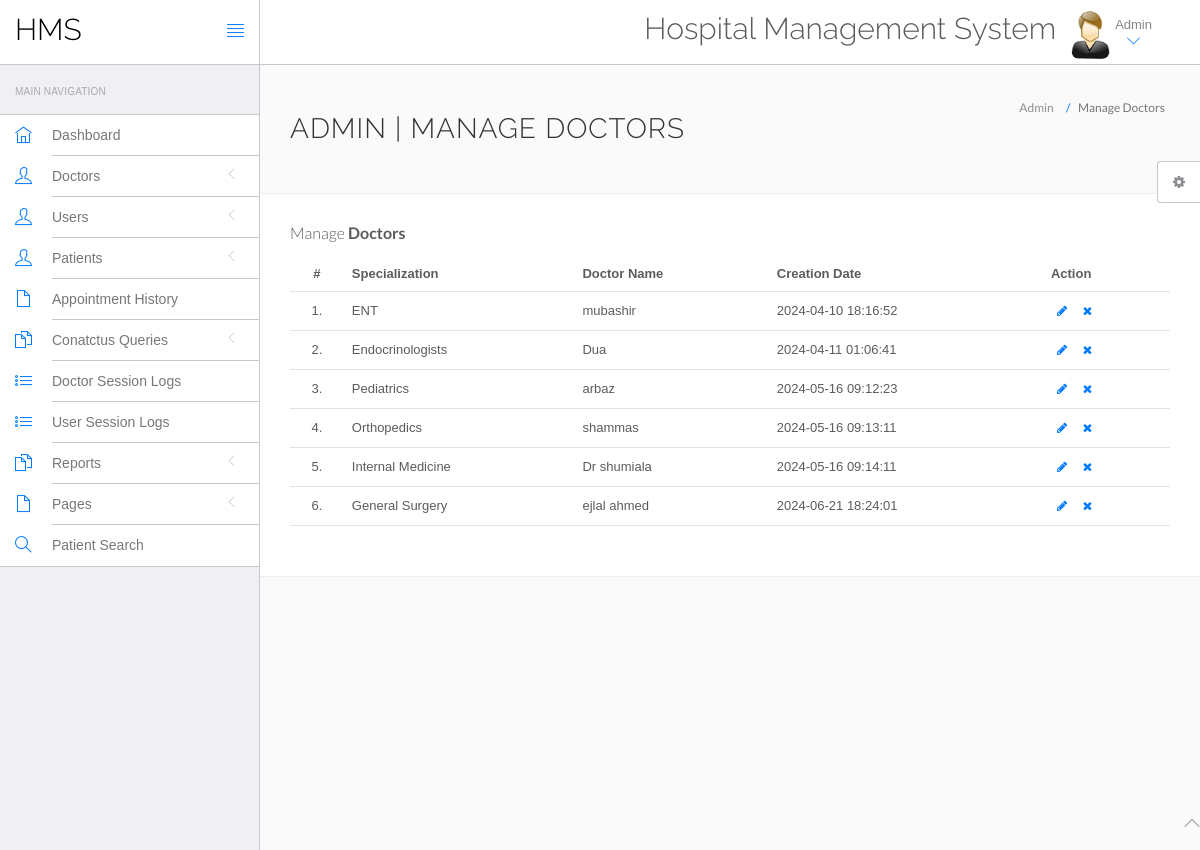
The page /hospital/hms/admin/manage-doctors.php (signed in) on the database its author committed.
### tables this page shows
CREATE TABLE `doctors` (
  `id` int(11) NOT NULL,
  `specilization` varchar(255) DEFAULT NULL,
  `doctorName` varchar(255) DEFAULT NULL,
  `address` longtext DEFAULT NULL,
  `docFees` varchar(255) DEFAULT NULL,
  `contactno` bigint(11) DEFAULT NULL,
  `docEmail` varchar(255) DEFAULT NULL,
  `password` varchar(255) DEFAULT NULL,
  `creationDate` timestamp NULL DEFAULT current_timestamp(),
  `updationDate` timestamp NULL DEFAULT NULL ON UPDATE current_timestamp()
);

### hospital/hms/admin/manage-doctors.php (the view, shortened to what this page needs)
<?php
include('include/config.php');
if(strlen($_SESSION['id']==0)) {
 header('location:logout.php');
  } else{
?>
<!DOCTYPE html>
<html lang="en">
	<head>
		<link rel="stylesheet" href="vendor/bootstrap/css/bootstrap.min.css">
		<link rel="stylesheet" href="vendor/fontawesome/css/font-awesome.min.css">
		<link rel="stylesheet" href="vendor/themify-icons/themify-icons.min.css">
		<link href="vendor/animate.css/animate.min.css" rel="stylesheet" media="screen">
		<link href="vendor/perfect-scrollbar/perfect-scrollbar.min.css" rel="stylesheet" media="screen">
		<link href="vendor/switchery/switchery.min.css" rel="stylesheet" media="screen">
		<link href="vendor/bootstrap-touchspin/jquery.bootstrap-touchspin.min.css" rel="stylesheet" media="screen">
		<link href="vendor/select2/select2.min.css" rel="stylesheet" media="screen">
		<link href="vendor/bootstrap-datepicker/bootstrap-datepicker3.standalone.min.css" rel="stylesheet" media="screen">
		<link href="vendor/bootstrap-timepicker/bootstrap-timepicker.min.css" rel="stylesheet" media="screen">
		<link rel="stylesheet" href="assets/css/styles.css">
		<link rel="stylesheet" href="assets/css/plugins.css">
		<link rel="stylesheet" href="assets/css/themes/theme-1.css" id="skin_color" />
	</head>
	<body>
		<div id="app">
<?php include('include/sidebar.php');?>
			<div class="app-content">
						<?php include('include/header.php');?>
				<div class="main-content" >
					<div class="wrap-content container" id="container">
						<section id="page-title">
							<div class="row">
								<div class="col-sm-8">
									<h1 class="mainTitle">Admin | Manage Doctors</h1>
																	</div>
								<ol class="breadcrumb">
									<li>
										<span>Admin</span>
									</li>
									<li class="active">
										<span>Manage Doctors</span>
									</li>
								</ol>
							</div>
						</section>
						<div class="container-fluid container-fullw bg-white">
									<div class="row">
								<div class="col-md-12">
									<h5 class="over-title margin-bottom-15">Manage <span class="text-bold">Doctors</span></h5>
									<table class="table table-hover" id="sample-table-1">
										<thead>
											<tr>
												<th class="center">#</th>
												<th>Specialization</th>
												<th class="hidden-xs">Doctor Name</th>
												<th>Creation Date </th>
												<th>Action</th>
											</tr>
										</thead>
										<tbody>
<?php
$sql=mysqli_query($con,"select * from doctors");
$cnt=1;
while($row=mysqli_fetch_array($sql))
{
?>
											<tr>
												<td class="center"><?php echo $cnt;?>.</td>
												<td class="hidden-xs"><?php echo $row['specilization'];?></td>
												<td><?php echo $row['doctorName'];?></td>
												<td><?php echo $row['creationDate'];?>
												</td>
												<td >
												<div class="visible-md visible-lg hidden-sm hidden-xs">
							<a href="edit-doctor.php?id=<?php echo $row['id'];?>" class="btn btn-transparent btn-xs" tooltip-placement="top" tooltip="Edit"><i class="fa fa-pencil"></i></a>
	<a href="manage-doctors.php?id=<?php echo $row['id']?>&del=delete" onClick="return confirm('Are you sure you want to delete?')"class="btn btn-transparent btn-xs tooltips" tooltip-placement="top" tooltip="Remove"><i class="fa fa-times fa fa-white"></i></a>
												</div>
												</td>
											</tr>
											<?php
$cnt=$cnt+1;
											 }?>
										</tbody>
									</table>
								</div>
							</div>
								</div>
							</div>
						</div>
					</div>
				</div>
	<?php include('include/footer.php');?>
	<?php include('include/setting.php');?>
	</body>
</html>
<?php } ?>

### hospital/hms/admin/assets/css/themes/theme-1.css (style rules this page uses)
body { background: #FAFAFA; }

### rows shown on the page
doctors: specilization "ENT", doctorName "mubashir", creationDate "2024-04-10 18:16:52"
doctors: specilization "Endocrinologists", doctorName "Dua", creationDate "2024-04-11 01:06:41"
doctors: specilization "Pediatrics", doctorName "arbaz", creationDate "2024-05-16 09:12:23"
doctors: specilization "Orthopedics", doctorName "shammas", creationDate "2024-05-16 09:13:11"
doctors: specilization "Internal Medicine", doctorName "Dr shumiala", creationDate "2024-05-16 09:14:11"
doctors: specilization "General Surgery", doctorName "ejlal ahmed", creationDate "2024-06-21 18:24:01"
